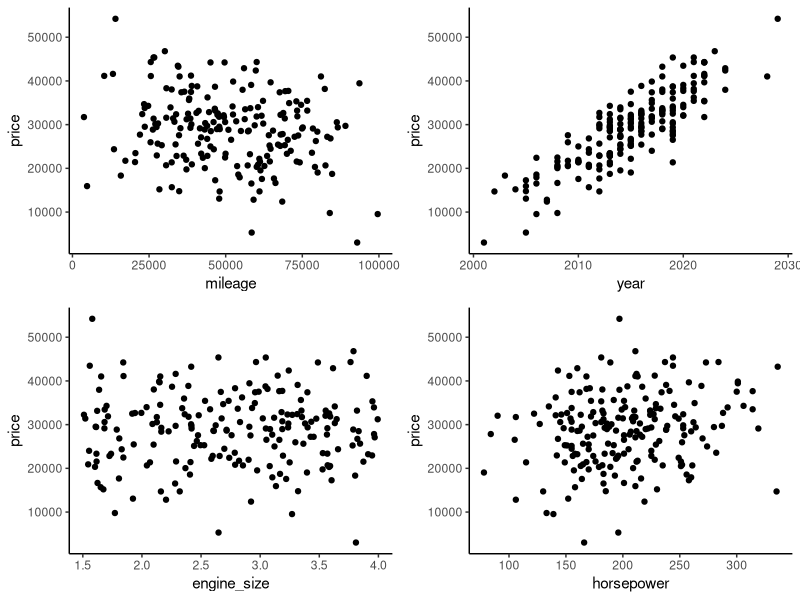
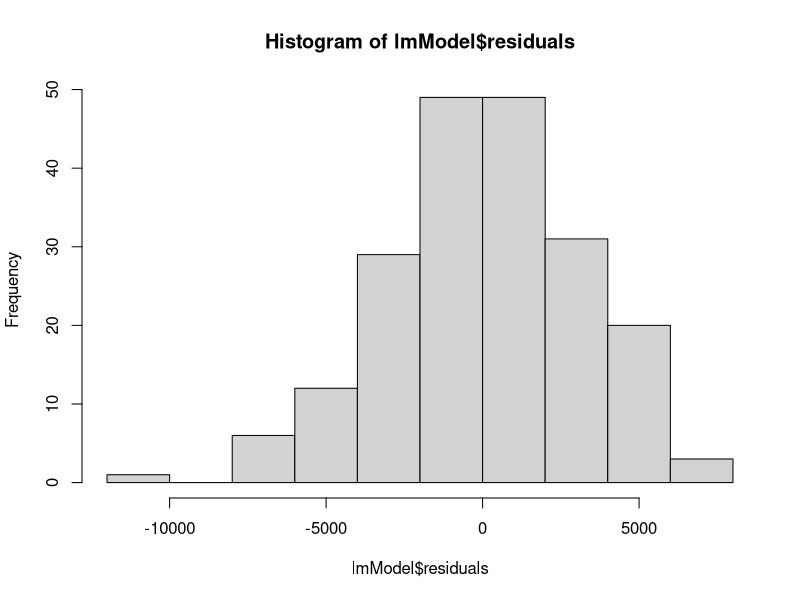

The R source for these figures, in order:
## ---- chunk 1
knitr::opts_chunk$set(echo = TRUE)
## ---- chunk 2
library(tidyverse)
library(lmtest)
library(gridExtra)
## ---- chunk 3
# Creating data set
n <- 200

mileage <- rnorm(n, mean = 50000, sd = 20000)
year <- round(rnorm(n, mean = 2015, sd = 5))
engine_size <- runif(n, min = 1.5, max = 4.0)
horsepower <- round(rnorm(n, mean = 200, sd = 50))
mileage <- pmax(mileage, 1000)
horsepower <- pmax(horsepower, 70)

true_coefficients <- c(1000, -0.1, 1500, 200, 50)
error_sd <- 3000

price <- true_coefficients[1] +
  true_coefficients[2] * mileage +
  true_coefficients[3] * (year - 2000) +
  true_coefficients[4] * engine_size +
  true_coefficients[5] * horsepower +
  rnorm(n, 0, error_sd)

car_data <- data.frame(price, mileage, year, engine_size, horsepower)
## ---- chunk 4
# Visualizing data as scatter plot
P1 <- car_data %>% 
  ggplot(aes(mileage, price)) +
  geom_point() +
  theme_classic()

P2 <- car_data %>% 
  ggplot(aes(year, price)) +
  geom_point() +
  theme_classic()

P3 <- car_data %>% 
  ggplot(aes(engine_size, price)) +
  geom_point() +
  theme_classic()

P4 <- car_data %>% 
  ggplot(aes(horsepower, price)) +
  geom_point() +
  theme_classic()

grid.arrange(P1,P2,P3,P4, nrow = 2)
## ---- chunk 5
# Creating model summary
lmModel <- lm(price ~ mileage + year + engine_size + horsepower, data = car_data)
lmModel
summary(lmModel)
## ---- chunk 6
# Checking normality of residuals
hist(lmModel$residuals)
## ---- chunk 7
bptest(lmModel)
